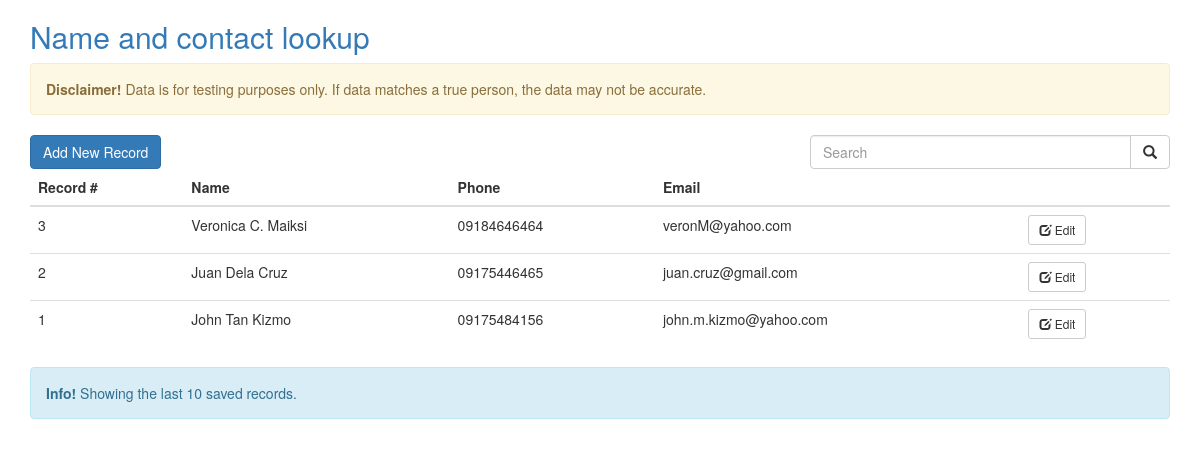
The page / on the database its author committed.
### tables this page shows
CREATE TABLE `contacts` (
  `id` bigint(20) UNSIGNED NOT NULL,
  `firstname` varchar(30) NOT NULL,
  `midname` varchar(30) NOT NULL,
  `lastname` varchar(30) NOT NULL,
  `phone` varchar(11) NOT NULL,
  `email` varchar(50) NOT NULL,
  `created` datetime NOT NULL DEFAULT CURRENT_TIMESTAMP
);

### Database.php (called while the page is built, shortened)
<?php
class Database {
	private $_connection;
	private static $_instance;
	private $_host = "localhost";
	private $_username = "root";
	private $_password = "";
	private $_database = "phonebook";
	public static function getInstance() {
		if(!self::$_instance) {
			self::$_instance = new self();
		}
		return self::$_instance;
	}
	private function __construct() {
		$this->_connection = new mysqli($this->_host, $this->_username, $this->_password, $this->_database);
	}
	public function getConnection() {
		return $this->_connection;
	}
}
?>

### Contact.php (called while the page is built, shortened)
<?php
require('Database.php');
class Contact extends Database {
	private $db;
	function __construct() {
		$this->db = parent::getInstance()->getConnection();
	}
	function runQuery($sql) {
		$result =  $this->db->query($sql) or trigger_error($db->error."[$sql]");
		if($result->num_rows > 0) {
			while($row = $result->fetch_assoc()) {
    			$value[] = $row;
    		}
    	}
    	else {
    		$value = false;
    	}
    	return $value;
	}
	function showLastTen() {
		$sql = "SELECT id,CONCAT(firstname,' ',midname,' ',lastname) AS name,phone,email FROM contacts ORDER BY created DESC LIMIT 10";
		$result = Contact::runQuery($sql);
		return $result;
	}
}
?>

### index.php (the view, shortened to what this page needs)
<?php require('Contact.php'); ?>
<!DOCTYPE html>
<html lang="en">
<head>
  <link rel="stylesheet" href="css/bootstrap.min.css">
</head>
<body>
<div class="container">
  <div class="table-responsive">
  <h2><a href="index.php">Name and contact lookup</a></h2>
      <div class="alert alert-warning">
      <strong>Disclaimer!</strong> Data is for testing purposes only. If data matches a true person, the data may not be accurate.
    </div>
  <div class="row">
  <div class="col-sm-8"> <a href="addcontact.php"><button type="button" class="btn btn-primary">Add New Record</button></a></div>
    <div class="col-sm-4">
      <div class="input-group">
        <input type="text" class="form-control" placeholder="Search" id="searchText">
        <div class="input-group-btn">
          <button class="btn btn-default" type="button" id="searchBtn"><i class="glyphicon glyphicon-search"></i></button>
        </div>
      </div>
    </div>
</div>
  <div id="tableholder">
  <table class="table">
    <thead>
      <tr>
        <th>Record #</th>
        <th>Name</th>
        <th>Phone</th>
        <th>Email</th>
        <th>&nbsp;</th>
      </tr>
    </thead>
    <tbody>
    <?php
    $list = new Contact();
    if($list->showLastTen()) {
    foreach($list->showLastTen() AS $row) {
    ?>
      <tr>
        <td><?php echo $row['id']; ?></td>
        <td><?php echo $row['name']; ?></td>
        <td><?php echo $row['phone']; ?></td>
        <td><?php echo $row['email']; ?></td>
        <td>
          <a href="addcontact.php?id=<?php echo $row['id']; ?>"><button type="button" class="btn btn-default btn-sm">
            <span class="glyphicon glyphicon-edit"></span> Edit
          </button></a>
        </td>
      </tr>
      <?php } } ?>
    </tbody>
  </table>
    <div class="alert alert-info">
      <strong>Info!</strong> Showing the last 10 saved records.
    </div>
  </div>
  </div>
</div>
</body>
</html>

### rows shown on the page
contacts: id "3", name "Veronica C. Maiksi", phone "09184646464", email "veronM@yahoo.com"
contacts: id "2", name "Juan Dela Cruz", phone "09175446465", email "juan.cruz@gmail.com"
contacts: id "1", name "John Tan Kizmo", phone "09175484156", email "john.m.kizmo@yahoo.com"
